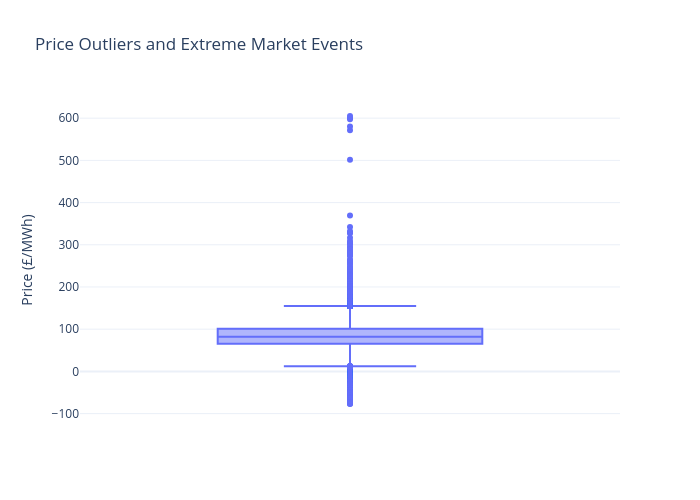

Write notebook code for a chart like this one.
### Code cell
fig = px.box(
    clean_price_df,
    y=price_col,
    title="Price Outliers and Extreme Market Events",
    labels={price_col: "Price (£/MWh)"}
)

fig.update_layout(
    template="plotly_white",
    width=700,
    height=500
)

fig.show()

### Figure 1 — Plotly figure (JSON) as saved in the notebook; plotly's stock layout.template omitted (floating-point values rounded to 4 significant figures; data arrays with more than 128 entries replaced by an {"elided": "..."} marker saying what was removed)
{"data": [{"alignmentgroup": "True", "hovertemplate": "Price (£/MWh)=%{y}<extra></extra>", "legendgroup": "", "marker": {"color": "#636efa"}, "name": "", "notched": false, "offsetgroup": "", "orientation": "v", "showlegend": false, "type": "box", "x0": " ", "xaxis": "x", "y": {"elided": "30149 float values"}, "y0": " ", "yaxis": "y"}], "layout": {"boxmode": "group", "height": 500, "legend": {"tracegroupgap": 0}, "title": {"text": "Price Outliers and Extreme Market Events"}, "width": 700, "xaxis": {"anchor": "y", "domain": [0, 1]}, "yaxis": {"anchor": "x", "domain": [0, 1], "title": {"text": "Price (£/MWh)"}}}}
